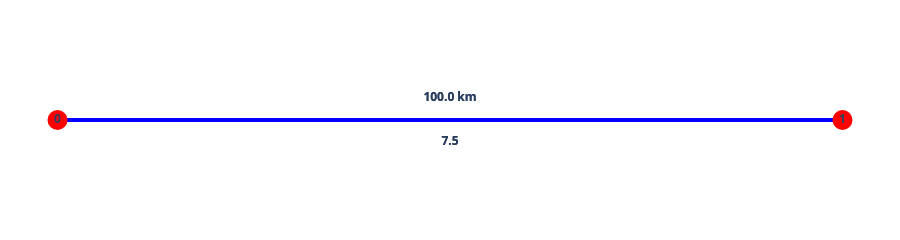

The notebook cell saved with this chart:
### Code cell
plot_graph(FG)

### Figure 1 — Plotly figure (JSON) as saved in the notebook; plotly's stock layout.template omitted (floating-point values rounded to 4 significant figures)
{"data": [{"line": {"color": "blue", "width": 4}, "mode": "lines", "type": "scatter", "x": [0, 0.8983], "y": [0, 0]}, {"line": {"color": "blue", "width": 4}, "mode": "lines", "type": "scatter", "x": [0.8983, 0], "y": [0, 0]}, {"marker": {"color": "red", "size": 20}, "mode": "markers+text", "text": ["<b> 0 </b>"], "textposition": "middle center", "type": "scatter", "x": [0], "y": [0]}, {"marker": {"color": "red", "size": 20}, "mode": "markers+text", "text": ["<b> 1 </b>"], "textposition": "middle center", "type": "scatter", "x": [0.8983], "y": [0]}, {"mode": "text", "text": ["<b>100.0 km</b><br>"], "textposition": "top center", "type": "scatter", "x": [0.4492], "y": [0]}, {"mode": "text", "text": ["<br><b> 7.5 </b>"], "textposition": "bottom center", "type": "scatter", "x": [0.4492], "y": [0]}, {"mode": "text", "text": ["<b>100.0 km</b><br>"], "textposition": "top center", "type": "scatter", "x": [0.4492], "y": [0]}, {"mode": "text", "text": ["<br><b> 7.5 </b>"], "textposition": "bottom center", "type": "scatter", "x": [0.4492], "y": [0]}], "layout": {"height": 80, "margin": {"b": 0, "l": 0, "r": 0, "t": 0}, "paper_bgcolor": "rgba(0, 0, 0, 0)", "plot_bgcolor": "rgba(0, 0, 0, 0)", "showlegend": false, "xaxis": {"anchor": "y", "domain": [0, 1], "visible": false}, "yaxis": {"anchor": "x", "domain": [0, 1], "visible": false}}}
